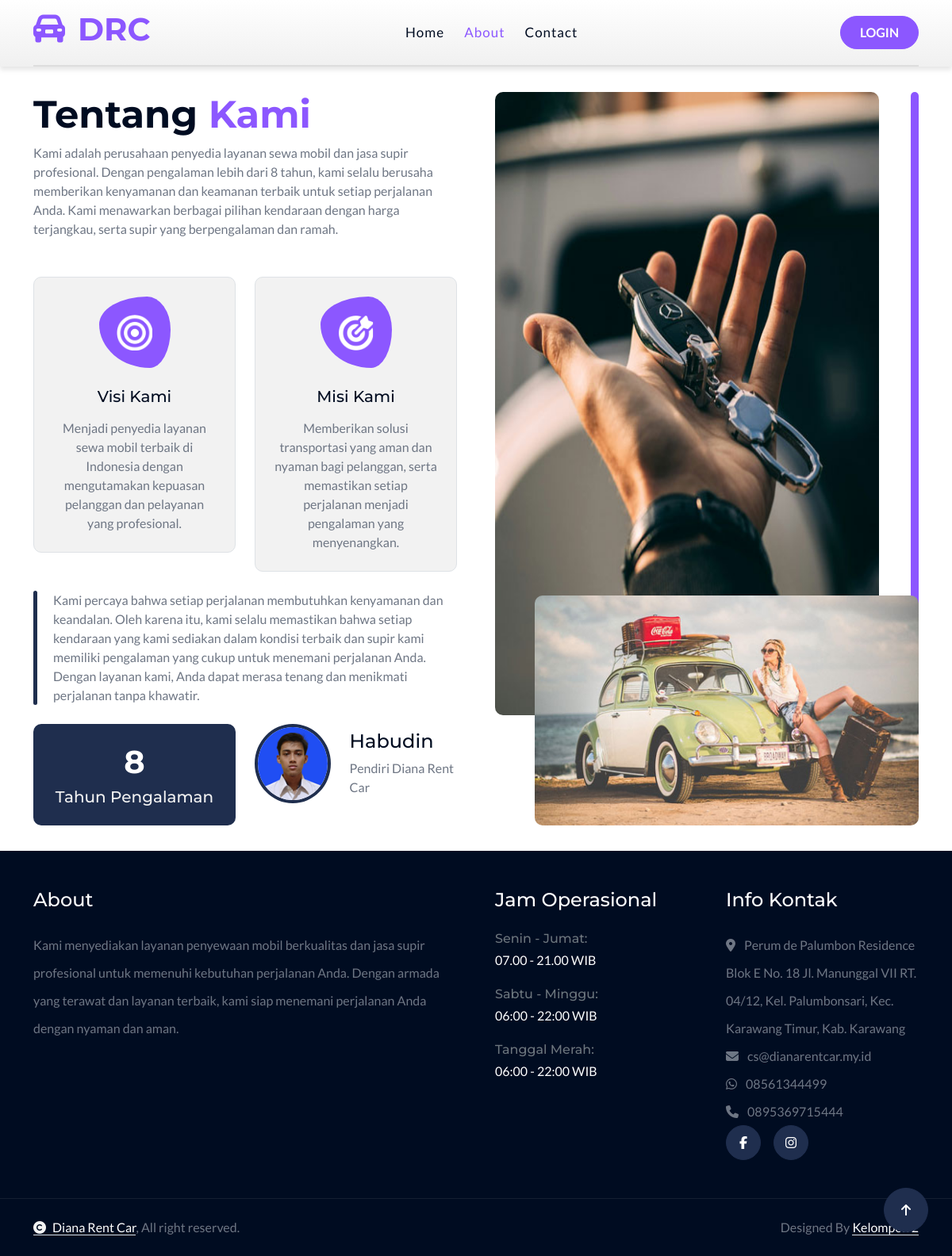
The page /?views=about on the database as committed earlier.
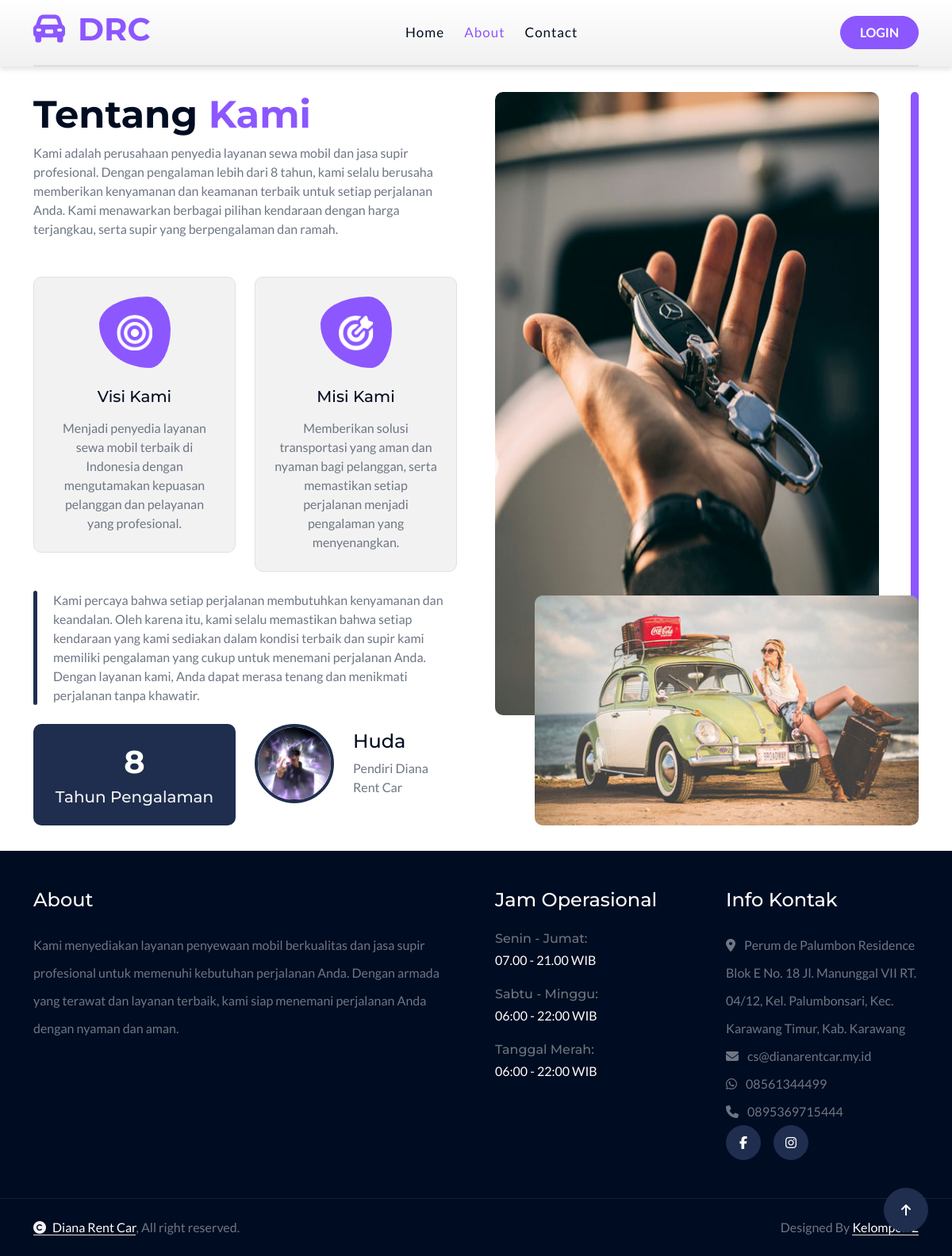
The same page on the database as committed later.
### tables this page shows
CREATE TABLE IF NOT EXISTS `tm_settings` (
  `id` int NOT NULL AUTO_INCREMENT,
  `uuid` varchar(40) NOT NULL,
  `owner` varchar(50) NOT NULL,
  `photo` varchar(255) NOT NULL,
  `bank` varchar(50) NOT NULL,
  `account_number` varchar(50) NOT NULL,
  `account_name` varchar(50) NOT NULL,
  `address` text NOT NULL,
  `email` varchar(50) NOT NULL,
  `phone_number_1` varchar(14) NOT NULL,
  `phone_number_2` varchar(14) DEFAULT NULL,
  `agreement_1` text NOT NULL,
  `agreement_2` text NOT NULL,
  `visi` text NOT NULL,
  `misi` text NOT NULL,
  `about_company` text NOT NULL,
  `history_company` text NOT NULL,
  `about_footer` text NOT NULL,
  `facebook` varchar(255) DEFAULT NULL,
  `instagram` varchar(255) DEFAULT NULL,
  `twitter` varchar(255) DEFAULT NULL,
  `tiktok` varchar(255) DEFAULT NULL,
  `created_at` timestamp NULL DEFAULT CURRENT_TIMESTAMP,
  `updated_at` timestamp NULL DEFAULT CURRENT_TIMESTAMP ON UPDATE CURRENT_TIMESTAMP,
  PRIMARY KEY (`id`),
  UNIQUE KEY `id` (`id`)
);

### classes/Setting.php (called while the page is built, shortened)
<?php
class Setting
{
    private $conn;
    private $table = 'tm_settings';
    public function __construct()
    {
        $db = new Database();
        $this->conn = $db->connect();
    }
    public function list()
    {
        $query = "SELECT * FROM " . $this->table;
        $stmt = $this->conn->query($query);
        return $stmt->fetchAll(PDO::FETCH_ASSOC);
    }
}

### classes/DatabaseExample.php (called while the page is built, shortened)
<?php
class Database
{
    private $host = 'localhost';
    private $db_name = 'dianarentcar';
    private $username = 'root';
    private $password = '';
    public function connect()
    {
        $this->conn = null;
        try {
            $this->conn = new PDO("mysql:host=" . $this->host . ";dbname=" . $this->db_name, $this->username, $this->password);
            $this->conn->setAttribute(PDO::ATTR_ERRMODE, PDO::ERRMODE_EXCEPTION);
        } catch (PDOException $e) {
            echo "Connection Error: " . $e->getMessage();
        }
        return $this->conn;
    }
}

### views/about.php (the view)
<?php
require_once 'classes/Setting.php';
$settingModel = new Setting();
$setting = $settingModel->list()[0];
$owner = $setting['owner'];
$photo = $setting['photo'];
$about_company = $setting['about_company'];
$history_company = $setting['history_company'];
$visi = $setting['visi'];
$misi = $setting['misi'];
?>
<div class="container-fluid overflow-hidden about py-3">
    <div class="container py-3">
        <div class="row g-5">
            <div class="col-xl-6 wow fadeInLeft" data-wow-delay="0.2s">
                <div class="about-item">
                    <div class="pb-5">
                        <h1 class="display-5 text-capitalize">Tentang <span class="text-primary">Kami</span></h1>
                        <p class="mb-0"><?php echo htmlspecialchars($about_company); ?></p>
                    </div>
                    <div class="row g-4">
                        <div class="col-lg-6">
                            <div class="about-item-inner border p-4">
                                <div class="about-icon mb-4">
                                    <img src="assets/web/img/about-icon-1.png" class="img-fluid w-50 h-50" alt="Icon" style="filter: brightness(0) invert(1);">
                                </div>
                                <h5 class="mb-3">Visi Kami</h5>
                                <p class="mb-0"><?php echo htmlspecialchars($visi); ?></p>
                            </div>
                        </div>
                        <div class="col-lg-6">
                            <div class="about-item-inner border p-4">
                                <div class="about-icon mb-4">
                                    <img src="assets/web/img/about-icon-2.png" class="img-fluid h-50 w-50" alt="Icon" style="filter: brightness(0) invert(1);">
                                </div>
                                <h5 class="mb-3">Misi Kami</h5>
                                <p class="mb-0"><?php echo htmlspecialchars($misi); ?></p>
                            </div>
                        </div>
                    </div>
                    <p class="text-item my-4"><?php echo htmlspecialchars($history_company); ?></p>
                    <div class="row g-4">
                        <div class="col-lg-6">
                            <div class="text-center rounded bg-secondary p-4">
                                <?php
                                $currentYear = date("Y");
                                $establishedYear = 2016;
                                $yearsInBusiness = $currentYear - $establishedYear;
                                ?>
                                <h1 class="display-6 text-white"><?php echo $yearsInBusiness; ?></h1>
                                <h5 class="text-light mb-0">Tahun Pengalaman</h5>
                            </div>
                        </div>
                        <div class="col-lg-6">
                            <div class="d-flex align-items-center">
                                <img src="assets/uploads/owner/<?php echo htmlspecialchars($photo); ?>" class="img-fluid rounded-circle border border-4 border-secondary" style="width: 100px; height: 100px;" alt="Image">
                                <div class="ms-4">
                                    <h4><?php echo htmlspecialchars($owner); ?></h4>
                                    <p class="mb-0">Pendiri Diana Rent Car</p>
                                </div>
                            </div>
                        </div>
                    </div>
                </div>
            </div>
            <div class="col-xl-6 wow fadeInRight" data-wow-delay="0.2s">
                <div class="about-img">
                    <div class="img-1">
                        <img src="assets/web/img/about-img.jpg" class="img-fluid rounded h-100 w-100" alt="">
                    </div>
                    <div class="img-2">
                        <img src="assets/web/img/about-img-1.jpg" class="img-fluid rounded w-100" alt="">
                    </div>
                </div>
            </div>
        </div>
    </div>
</div>

### layouts/footer.php (shortened to what the rows shown need)
<?php
require_once __DIR__ . '/../classes/Setting.php';
$settingModel = new Setting();
$setting = $settingModel->list()[0];
$about_footer = $setting['about_footer'];
$address = $setting['address'];
$email = $setting['email'];
$phone_number_1 = $setting['phone_number_1'];
$phone_number_2 = $setting['phone_number_2'];
$facebook = $setting['facebook'];
$instagram = $setting['instagram'];
?>
<div class="container-fluid footer py-5 wow fadeIn" data-wow-delay="0.2s">
    <div class="container">
        <div class="row g-5">
            <div class="col-md-6 col-lg-6 col-xl-6">
                <div class="footer-item d-flex flex-column">
                    <div class="footer-item">
                        <h4 class="text-white mb-4">About</h4>
                        <p class="mb-3"><?php echo htmlspecialchars($about_footer); ?></p>
                    </div>
                </div>
            </div>
            <div class="col-md-6 col-lg-6 col-xl-3">
                <div class="footer-item d-flex flex-column">
                    <h4 class="text-white mb-4">Info Kontak</h4>
                    <a href="https://maps.app.goo.gl/hHdMvZpLid1f6yETA" target="_blank"><i class="fa fa-map-marker-alt me-2"></i> <?php echo htmlspecialchars($address); ?></a>
                    <a href="mailto:<?php echo htmlspecialchars($email); ?>"><i class="fas fa-envelope me-2"></i> <?php echo htmlspecialchars($email); ?></a>
                    <?php
                    $phone_number_1_62 = ltrim($phone_number_1, '0');
                    $phone_number = '62' . $phone_number_1_62;
                    ?>
                    <a href="https://wa.me/<?php echo htmlspecialchars($phone_number); ?>" target="_blank"><i class="fab fa-whatsapp me-2"></i> <?php echo htmlspecialchars($phone_number_1); ?></a>
                    <a href="tel:<?php echo htmlspecialchars($phone_number_2); ?>"><i class="fas fa-phone me-2"></i> <?php echo htmlspecialchars($phone_number_2); ?></a>
                    <div class="d-flex">
                        <?php if (!empty($facebook)): ?>
                            <a class="btn btn-secondary btn-md-square rounded-circle me-3" href="<?php echo htmlspecialchars($facebook); ?>" target="_blank"><i class="fab fa-facebook-f text-white"></i></a>
                        <?php endif; ?>
                        <?php if (!empty($instagram)): ?>
                            <a class="btn btn-secondary btn-md-square rounded-circle me-3" href="<?php echo htmlspecialchars($instagram); ?>" target="_blank"><i class="fab fa-instagram text-white"></i></a>
                        <?php endif; ?>
                    </div>
                </div>
            </div>
        </div>
    </div>
</div>

Rows that differ between the two databases and show on the page:
changed tm_settings "cs@dianarentcar.my.id": photo: a different picture; owner "Habudin" → "Huda"
